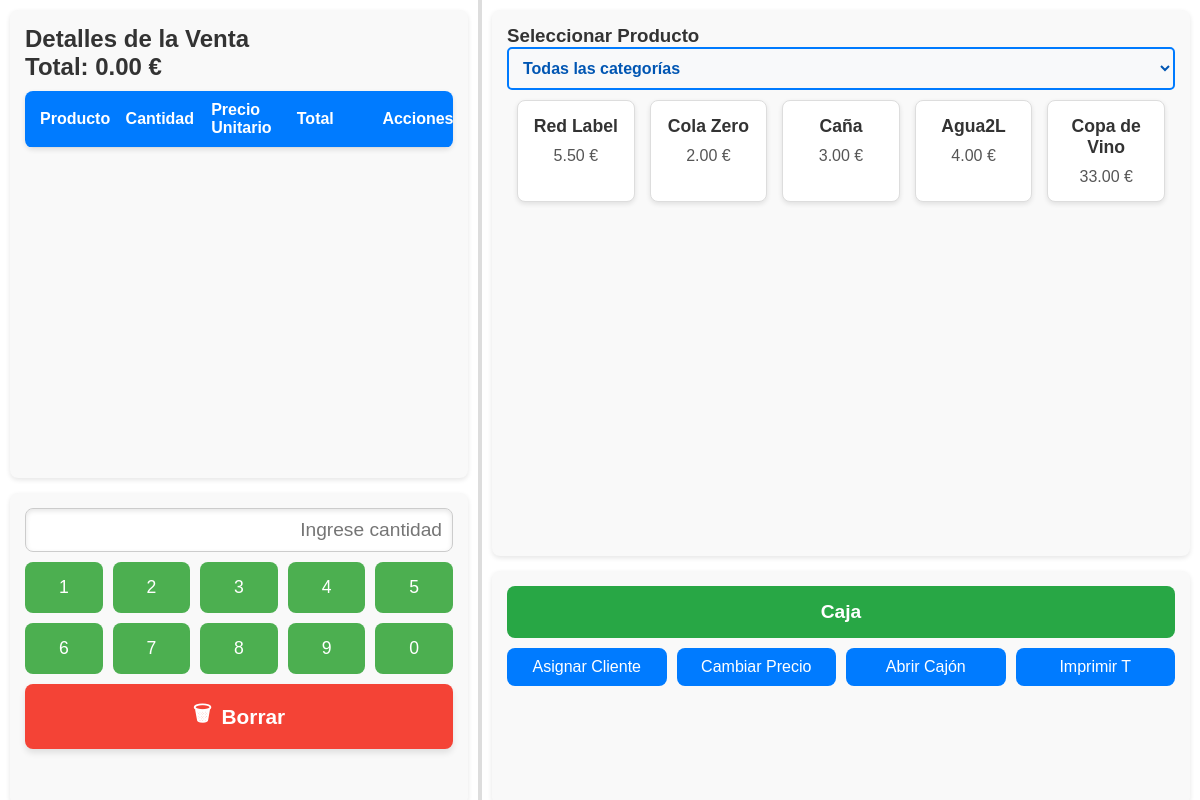
The app's page /tpv/ventas/ (signed in) with its own data.
### tpv_app/models.py (models this page shows, shortened)
class Producto(models.Model):
    id_producto = models.AutoField(primary_key=True)
    nombre = models.CharField(max_length=100)
    precio = models.DecimalField(max_digits=10, decimal_places=2)
    id_categoria = models.ForeignKey(Categoria, null=True, blank=True, on_delete=models.SET_NULL)
    activo = models.BooleanField(default=True)  # Campo para borrado lógico

### tpv_app/views/venta_views.py (the view)
# urls.py: path('ventas/', crear_venta, name='crear_venta'),
@login_required
def crear_venta(request):
    if request.method == "POST":
        try:
            body = json.loads(request.body)
            cliente_id = body.get('id_cliente')  # Cliente puede ser None
            producto_ids = body.get('producto_ids', [])
            cantidades = body.get('cantidades', [])
            if not producto_ids or not cantidades:
                return JsonResponse({'success': False, 'error': 'Debe incluir al menos un producto y su cantidad.'}, status=400)
            if len(producto_ids) != len(cantidades):
                return JsonResponse({'success': False, 'error': 'La cantidad de productos y las cantidades no coinciden.'}, status=400)
            cliente = get_object_or_404(Cliente, pk=cliente_id) if cliente_id else None
            servicio = Servicio.objects.filter(estado='abierto').first()
            if not servicio:
                return JsonResponse({'success': False, 'error': 'No hay un servicio abierto.'}, status=400)
            id_servicio = servicio
            with transaction.atomic():
                venta = Venta.objects.create(
                    id_usuario=request.user,
                    id_servicio=id_servicio,  # Instancia completa de servicio
                    id_cliente=cliente,  # Si no hay cliente, se asigna None
                    total=0
                )
                if not venta.id_venta:
                    raise ValueError("La venta no se guardó correctamente en la base de datos.")
                total_venta = 0
                for producto_id, cantidad in zip(producto_ids, cantidades):
                    producto = get_object_or_404(Producto, pk=producto_id)
                    cantidad = int(cantidad)
                    if cantidad <= 0:
                        raise ValidationError(f'Cantidad inválida para el producto {producto.nombre}')
                    subtotal = producto.precio * cantidad
                    total_venta += subtotal
                    DetalleVenta.objects.create(
                        id_venta=venta,
                        id_producto=producto,
                        cantidad=cantidad,
                        precio_unitario=producto.precio,
                        subtotal=subtotal
                    )
                venta.total = total_venta
                venta.save()
            return JsonResponse({'success': True, 'venta_id': venta.id_venta})
        except ValidationError as ve:
            return JsonResponse({'success': False, 'error': str(ve)}, status=400)
        except Exception as e:
            return JsonResponse({'success': False, 'error': str(e)}, status=500)
    else:
        clientes = Cliente.objects.all()
        categorias = Categoria.objects.all()
        productos = Producto.objects.filter(activo=True)  # Solo productos activos
        return render(request, 'venta.html', {'clientes': clientes, 'categorias': categorias, 'productos': productos})

### tpv_app/templates/venta.html (shortened to what this page needs)
<!DOCTYPE html>
<html lang="es">
<head>
    {% load static %}
    <link rel="stylesheet" href="{% static 'css/styles.css' %}">
</head>
<body>
<a href="{% url 'home' %}" class="transparent-button"></a>
<div class="container">
    <div class="left-column">
        <div class="left-top">
            <h2>Detalles de la Venta            <p><strong>Total:</strong> <span id="total-amount">0.00</span> €</p>
            </h2>
            <table id="product-table">
                <thead>
                    <tr>
                        <th>Producto</th>
                        <th>Cantidad</th>
                        <th>Precio Unitario</th>
                        <th>Total</th>
                        <th>Acciones</th>
                    </tr>
                </thead>
            </table>
        </div>
        <div class="left-bottom">
            <div class="keyboard">
                <input type="text" id="screen" readonly placeholder="Ingrese cantidad">
                <div>
                    <button>1</button>
                    <button>2</button>
                    <button>3</button>
                    <button>4</button>
                    <button>5</button>
                    <button>6</button>
                    <button>7</button>
                    <button>8</button>
                    <button>9</button>
                    <button>0</button>
                    <button class="borrar">Borrar</button>
                </div>
            </div>
        </div>
    </div>
    <div class="right-column">
        <div class="right-top">
            <h3>Seleccionar Producto <select id="category-select" class="selectedCategory">
    <option value="all">Todas las categorías</option>
</select></h3>
<div id="product-cards-container">
    {% for producto in productos %}
    <div class="product-card"
         data-id="{{ producto.id_producto }}"
         data-name="{{ producto.nombre }}"
         data-price="{{ producto.precio }}"
         data-category="{{ producto.id_categoria_id }}">
        <h3>{{ producto.nombre }}</h3>
        <p>{{ producto.precio }} €</p>
    </div>
    {% endfor %}
</div>
        </div>
        <div class="right-bottom">
            <div class="common-buttons">
                <button id="finalize-sale">Caja</button>
                <button class="button-small" id="assign-client">Asignar Cliente</button>
                <button class="button-small">Cambiar Precio</button>
                <button class="button-small">Abrir Cajón</button>
                <button class="button-small">Imprimir T</button>
            </div>
        </div>
    </div>
</div>
</body>
</html>

### tpv_app/static/css/styles.css (style rules this page uses)
* { margin: 0; padding: 0; box-sizing: border-box; }
body, html { height: 100%; font-family: 'Arial', sans-serif; background-color: #f4f4f4; color: #333; }
.container { display: flex; height: 100vh; width: 100vw; position: fixed; background-color: #fff; }
.left-column { display: flex; flex-direction: column; width: 40%; padding: 10px; overflow: hidden; border-right: 2px solid #ddd; }
.right-column { display: flex; flex-direction: column; width: 60%; padding: 10px; overflow: hidden; border-left: 2px solid #ddd; }
.left-top { flex-grow: 1; min-height: 60%; background-color: #f9f9f9; padding: 15px; border-radius: 8px; margin-bottom: 15px; box-shadow: 0 2px 5px rgba(0, 0, 0, 0.1); overflow-y: auto; }
.left-bottom { flex-grow: 1; min-height: 40%; background-color: #f9f9f9; padding: 15px; border-radius: 8px; box-shadow: 0 2px 5px rgba(0, 0, 0, 0.1); overflow-y: auto; }
.right-top { flex-grow: 1; min-height: 70%; background-color: #f9f9f9; padding: 15px; border-radius: 8px; margin-bottom: 15px; box-shadow: 0 2px 5px rgba(0, 0, 0, 0.1); overflow-y: auto; }
.right-bottom { flex-grow: 1; min-height: 30%; background-color: #f9f9f9; padding: 15px; border-radius: 8px; box-shadow: 0 2px 5px rgba(0, 0, 0, 0.1); overflow-y: auto; }
.keyboard { display: flex; flex-direction: column; gap: 10px; }
#screen { width: 100%; padding: 10px; font-size: 1.2em; text-align: right; border: 1px solid #ccc; border-radius: 8px; background-color: #fff; box-shadow: inset 0 2px 5px rgba(0, 0, 0, 0.1); }
.keyboard div { display: flex; flex-wrap: wrap; gap: 10px; justify-content: space-between; }
.keyboard button { flex: 1 1 calc(20% - 10px); padding: 15px; font-size: 1.1em; color: #fff; background-color: #4CAF50; border: none; border-radius: 8px; cursor: pointer; transition: background-color 0.3s; }
.keyboard .borrar { flex: 1 1 100%; background-color: #f44336; }
.common-buttons { display: flex; flex-wrap: wrap; gap: 10px; justify-content: space-between; }
.common-buttons button { flex: 1 1 20%; padding: 10px; font-size: 1em; color: #fff; background-color: #007BFF; border: none; border-radius: 8px; cursor: pointer; transition: background-color 0.3s, transform 0.2s; text-align: center; }
#finalize-sale { flex: 1 1 100%; background-color: #28a745; font-size: 1.2em; font-weight: bold; padding: 15px; }
#product-cards-container { display: grid; grid-template-columns: repeat(5, 1fr); gap: 15px; justify-items: center; padding: 10px; }
.product-card { background-color: #fff; border: 1px solid #ddd; border-radius: 8px; box-shadow: 0 2px 5px rgba(0, 0, 0, 0.1); padding: 15px; text-align: center; transition: transform 0.3s, box-shadow 0.3s; cursor: pointer; width: 100%; }
.product-card h3 { font-size: 1.1em; margin-bottom: 10px; }
.product-card p { font-size: 1em; color: #555; }
#product-table { width: 100%; border-collapse: collapse; margin-top: 10px; background-color: #fff; box-shadow: 0 2px 5px rgba(0, 0, 0, 0.1); border-radius: 8px; overflow: hidden; }
#product-table thead { background-color: #007BFF; color: white; text-align: left; font-size: 1em; }
#product-table th, #product-table td { padding: 10px 15px; border-bottom: 1px solid #ddd; }
#product-table { width: 100%; border-collapse: collapse; }
#product-table thead { position: sticky; top: 0; background-color: #007BFF; color: white; z-index: 1; }
#product-table tr { display: table; width: 100%; table-layout: fixed; }
.keyboard .borrar { flex: 1 1 100%; background-color: #f44336; font-size: 1.3em; font-weight: bold; padding: 15px; border-radius: 8px; color: white; display: flex; align-items: center; justify-content: center; cursor: pointer; transition: background-color 0.3s, transform 0.2s; box-shadow: 0 4px 6px rgba(0, 0, 0, 0.1); }
.keyboard .borrar::before { content: "\1F5D1"; margin-right: 10px; }

### tpv_app/templates/venta.html (style rules this page uses)
.transparent-button { position: fixed; top: 10px; left: 10px; width: 50px; height: 500px; background-color: transparent; border: none; z-index: 1000; cursor: pointer; }
.selectedCategory { width: 100%; padding: 10px; border: 2px solid #007bff; border-radius: 5px; background-color: #f8f9fa; color: #0056b3; font-size: 16px; font-weight: bold; cursor: pointer; transition: all 0.3s ease; }

### records on screen
Producto: nombre "Red Label", precio "5.50"
Producto: nombre "Cola Zero", precio "2.00"
Producto: nombre "Caña", precio "3.00"
Producto: nombre "Agua2L", precio "4.00"
Producto: nombre "Copa de Vino", precio "33.00"
